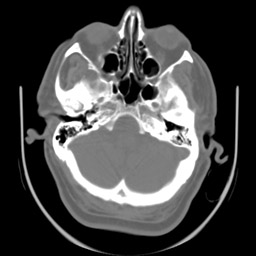
#> input picture dataset/dataSeg/ct-02.jpg, 256 x 256 px, found by its file name
$ jupyter execute 'Segmentação_por_Crescimento_de_Regiões_Parte_1_atualizado.ipynb'   (shell and % lines are left out)   (older library calls are emulated)
#> lines starting #> are read from the running program, lines starting #| are printed output that depends on the picture
<a href="https://colab.research.google.com/github/VielF/ColabProjects/blob/main/Segmenta%C3%A7%C3%A3o_por_Crescimento_de_Regi%C3%B5es_Parte_1.ipynb" target="_parent"></a>

Universidade do Vale do Itajaí<br>
Escola Politécnica<br>
Processamento Digital de Imagens

# Exercício Segmentação Clássica - Sem Deep Learning

### Tutoriais da OpenCV

- https://docs.opencv.org/master/d9/df8/tutorial_root.html
- https://www.geeksforgeeks.org/opencv-python-tutorial/

# Segmentação por Crescimento de Regiões - Parte 1

O sonho de consumo de todo aquele que desenvolve métodos de processamento de imagens é um algoritmo genérico para dividir a imagem em seus componentes. Para conseguir fazer isso, os algoritmos clássicos de segmentação baseiam-se em informação de semelhança entre os pixels e de continuidade de valores de pixels dentro da imagem (veja a minha digressão sobre *apriorismos Kantianos* na vídeoaula inicial onde eu apresento os domínios e as etapas da visão computacional), sendo provavelmente os algoritmos que de forma mais icônica incorporam o conceito de "domínio do espaço".

Infelizmente nenhum dos algoritmos clássicos de segmentação realiza esse sonho de consumo: um algoritmo clássico que se baseia unicamente na informação contida dentro da imagem necessariamente é um algoritmo que usa apenas informação de natureza *sintática*. Toda a informação que está à disposição do algoritmo de segmentação diz respeito apenas à própria natureza da *estrutura* (sintaxe) dos pixels: seus valores, suas posições relativas uns aos outros e seus padrões de variação no espaço. Como nenhum desses algoritmos incorpora a informação *semântica*, do significado de padrões de variação e organização, todos eles necessariamente vão dividir a imagem em regiões "parecidas", ignorando o fato de que um carro vermelho possui pneus pretos e faróis e para-choque prateados… Durante 50 anos da história da visão computacional, o pesadelo recorrente do desenvolvedor de algoritmos de interpretação de imagens foi o de juntar estes segmentos contendo paralama, capô, pneu, calota, para-choque, etc para formar uma imagem de um "automóvel". Na visão clássica isso só é possível de se fazer possuindo-se um *modelo* de qual é a aparência desse "automóvel". Essa informação, de caráter semântico, em muito extrapola o que um algoritmo de segmentação consegue fazer.

Tentativas de resolver esse problema através de um pós-processamento utilizando-se técnicas da Inteligência Artificial Simbólica Clássica Baseada em Modelos (*Model Based Reasoning*) fracassaram para todos os domínios de aplicação que fugiam do trivialmente simples. A visão computacional só conseguiu vencer essa barreira com o advento da Segmentação Semântica utilizando Redes Neurais de Aprendizado Profundo nos últimos anos. Vamos ver isso quando chegarmos nesse capítulo. Por enquanto, divirta-se com os algoritmos clássicos que foram o estado da arte durante quase 50 anos da história da visão computacional…

### Inicialização

## K-Means

O algoritmo tradicional de análise de cluster aplicado à segmentação de imagens: pixels semelhantes que estão em regiões vizinhas são agrupados em regiões.

[cell 1]
import matplotlib.pyplot as plt
import numpy as np
from ipywidgets import interact, interactive, interact_manual
from skimage.data import astronaut
from skimage.segmentation import slic
from skimage.segmentation import mark_boundaries
from skimage.util import img_as_float
import cv2

image = cv2.imread("/content/ct-02.jpg", cv2.IMREAD_GRAYSCALE)
#> image is the input picture: shape (256, 256); min 0, max 255, mean 70.7
#> the sliders are set to n_segments = 52, compactness = 0.55, sigma = 1.55, colormap = nipy_spectral
#image = img_as_float(img[::2, ::2])

# Este é uma variação do clássico algoritmo k-Means chamado SLIC. Leia sobre a diferença em
# https://core.ac.uk/reader/95407090
def my_k_means(n_segments, compactness, sigma, colormap):
#> called with n_segments = 52, compactness = 0.55, sigma = 1.55, colormap = 'nipy_spectral'
    global image
    colormap = eval('plt.cm.' + colormap)
    segments_slic = slic(image, n_segments=n_segments, compactness=compactness, sigma=sigma, channel_axis=None)
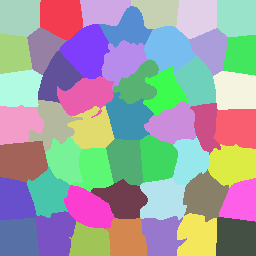
#> segments_slic: shape (256, 256) int64; 49 distinct labels, from 1 to 49; one colour per label, 0 black

    fig, ax = plt.subplots(ncols=2, figsize=(15, 7), sharex=True, sharey=True)

    ax[0].imshow(mark_boundaries(image, segments_slic))
    ax[0].set_title('Original com limites: SLIC (k-Means)')

    ax[1].imshow(segments_slic, cmap=colormap, interpolation='nearest')
    ax[1].set_title('Segmentos: SLIC (k-Means)')

    for a in ax:
        a.set_axis_off()


    plt.tight_layout()
    plt.show()
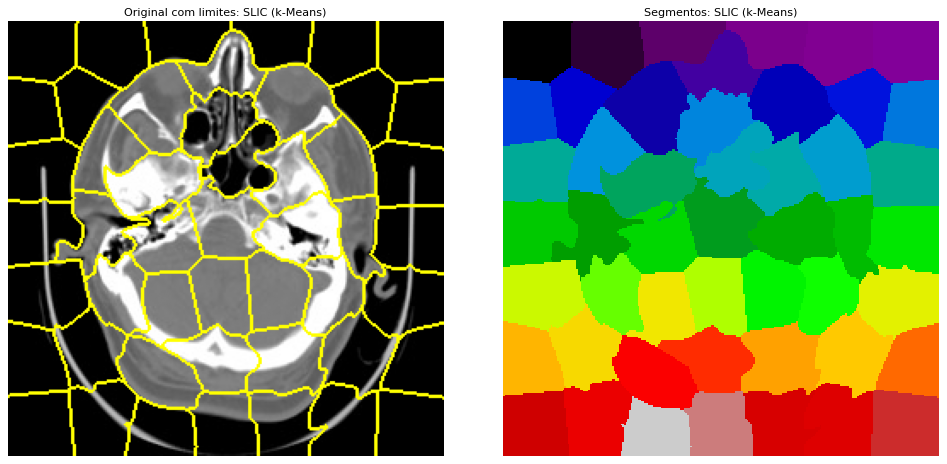
#> figure drawn by matplotlib, 2 panels
#> the sliders are set to gradient_method = None, markers = 50, colormap = nipy_spectral

interactive(my_k_means, n_segments=(5, 100), compactness=(0.1, 1.0), sigma=(0.1, 3.0), colormap = ['nipy_spectral', 'hot', 'magma', 'seismic'])

## Watershed

O Watershed (divisor de águas ou, em uma tradução literal, bacia hidrográfica) é um algoritmo clássico utilizado para segmentação, ou seja, para separar diferentes objetos em uma imagem.

A partir de marcadores definidos pelo usuário, o algoritmo Watershed trata os valores dos pixels como uma topografia local (elevação). O algoritmo inunda bacias a partir dos marcadores, até que bacias atribuídas a diferentes marcadores se encontrem nas linhas watershed. Em muitos casos, os marcadores são escolhidos como mínimos locais da imagem, a partir dos quais as bacias são inundadas. Uma boa explicação da Transformada Watersher é fornecida na página do Centro de Morfologia Matemática do o laboratório de processamento de imagens do MINES ParisTech: http://www.cmm.mines-paristech.fr/~beucher/wtshed.html. Theanimation below is from there:

### Implementação do Watershed com SciKit

No exemplo abaixo, dois círculos sobrepostos devem ser separados. Para fazer isso, calcula-se uma imagem que é a distância ao fundo. Os máximos desta distância (ou seja, os mínimos do oposto da distância) são escolhidos como marcadores, e a inundação das bacias a partir de tais marcadores separa os dois círculos ao longo de uma linha divisória.

[cell 2]
import numpy as np
from ipywidgets import interact, interactive, interact_manual
import cv2, scipy
from skimage import data
from skimage.color import rgb2gray
from skimage.filters import sobel
from skimage.feature import canny
from skimage.segmentation import mark_boundaries
from matplotlib import pyplot as plt
from scipy import ndimage as ndi

from skimage.segmentation import felzenszwalb, slic, quickshift, watershed

#from skimage.morphology import watershed
from skimage.feature import peak_local_max


image = cv2.imread("ct-02.jpg", cv2.IMREAD_GRAYSCALE)
# shifted = cv2.pyrMeanShiftFiltering(image, 21, 51)

gradient_methods = [
    'None',
    'Sobel',
    'Canny'
]

def my_watershed(gradient_method, markers, colormap):
#> called with gradient_method = 'None', markers = 50, colormap = 'nipy_spectral'
    global image
    colormap = eval('plt.cm.' + colormap)

    if (gradient_method == 'None'):
        input_image = image
    elif (gradient_method == 'Sobel'):
        input_image = sobel(image)
    else:
        input_image = canny(image)

    # Gera os marcadores como máximos locais da distância ao fundo
    # Aplica transformação de distância euclidiana exata
    distance = ndi.distance_transform_edt(image)
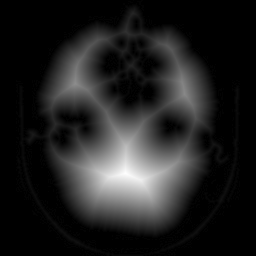
#> distance: shape (256, 256) float64; min 0, max 59.84, mean 8; drawn with min black and max white
    # A função peak_local_max retorna as coordenadas dos picos locais (máximos) em uma imagem.
    # Um filtro máximo é usado para encontrar máximos locais. Esta operação dilata o original
    # imagem e mescla máximos locais vizinhos mais próximos do que o tamanho da dilatação.
    # Coordenadas onde a imagem original é igual à imagem dilatada são retornadas como máximos locais.
    local_maxi = peak_local_max(distance, footprint=np.ones((8,8)), labels=image, min_distance=20)
#> local_maxi = 5650 pairs, first value 20 to 235, second value 20 to 235
    # Pegue o número...
    #markers = ndi.label(local_maxi)[0]
    #labels = watershed(-distance, markers, mask=image)
    labels = watershed(input_image, markers=markers, connectivity=1, compactness=0.0, watershed_line=True)
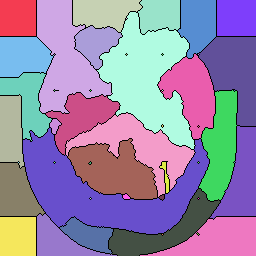
#> labels: shape (256, 256) int64; 50 distinct labels, from 0 to 49; one colour per label, 0 black

    fig, axes = plt.subplots(ncols=3, figsize=(20, 7), sharex=True, sharey=True)
    ax = axes.ravel()

    ax[0].imshow((mark_boundaries(image, labels)), cmap=plt.cm.gray)
    ax[0].set_title('Original with Boundaries')
    if (gradient_method == 'None'):
        #ax[1].imshow(distance, cmap=plt.cm.gray, interpolation='nearest')
        ax[1].imshow(distance, cmap=plt.cm.gray)
        ax[1].set_title('Distances')
        # Plot the local maxima...
        ax[1].autoscale(False)
        ax[1].plot(local_maxi[:, 1], local_maxi[:, 0], 'r.')
    else:
        ax[1].imshow(input_image, cmap=plt.cm.gray)
        ax[1].set_title(gradient_method)

    ax[2].imshow(labels, cmap=colormap, interpolation='nearest')
    ax[2].set_title('Regions')

    for a in ax:
        a.set_axis_off()

    fig.tight_layout()
    plt.show()
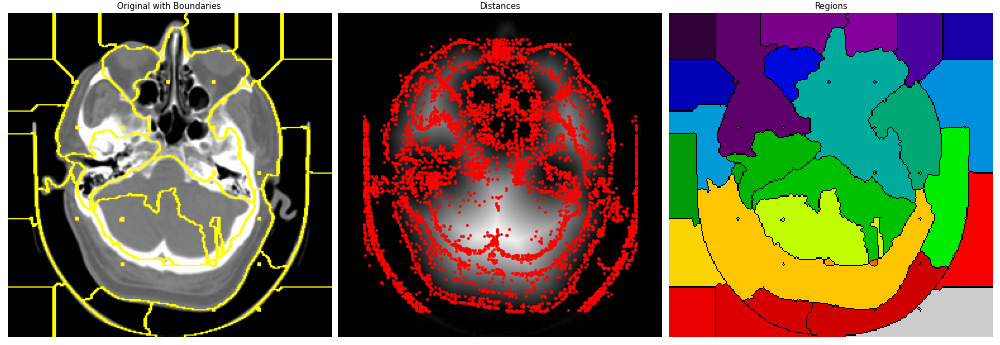
#> figure drawn by matplotlib, 3 panels

interact_manual(my_watershed, gradient_method=gradient_methods, markers = (0, 100), colormap = ['nipy_spectral', 'hot', 'magma', 'seismic'])

$ run again, with dataset/dataSeg/ct-01.jpg copied over dataset/dataSeg/ct-02.jpg
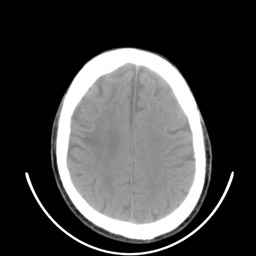
#> input picture dataset/dataSeg/ct-01.jpg, 256 x 256 px, found by its file name
#> image is the input picture: shape (256, 256); min 0, max 255, mean 68.2
#> segments_slic: shape (256, 256) int64; 49 distinct labels, from 1 to 49
#> local_maxi = 3168 pairs, first value 40 to 235, second value 24 to 235
#> in my_watershed, `labels = watershed(input_image, markers=markers, connectivity=1, compa..`:
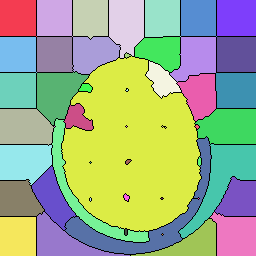
#> labels: shape (256, 256) int64; 50 distinct labels, from 0 to 49; one colour per label, 0 black
#> in my_watershed, `plt.show()`:
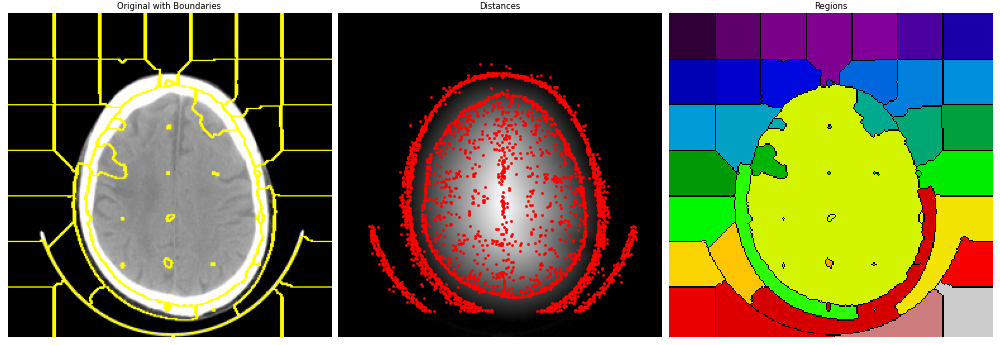
#> figure drawn by matplotlib, 3 panels
